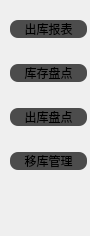
     <widget class="QWidget" name="page_9">
      <property name="geometry">
       <rect>
        <x>0</x>
        <y>0</y>
        <width>90</width>
        <height>236</height>
       </rect>
      </property>
      <attribute name="icon">
       <iconset>
        <selectedon>:/toolbox图标/homework.ico</selectedon>
       </iconset>
      </attribute>
      <attribute name="label">
       <string> 仓库作业</string>
      </attribute>
      <widget class="QWidget" name="verticalLayoutWidget_3">
       <property name="geometry">
        <rect>
         <x>10</x>
         <y>0</y>
         <width>77</width>
         <height>191</height>
        </rect>
       </property>
       <layout class="QVBoxLayout" name="verticalLayout_16">
        <item>
         <widget class="QPushButton" name="pushButton_27">
          <property name="styleSheet">
           <string notr="true">QPushButton{ 
background-color: rgb(76, 76, 76);
	font: 9pt &quot;微软雅黑&quot;;
border-radius: 8px;
border-style: outset;
}
QPushButton:hover{
background-color:rgb(117, 117, 117);
}
QPushButton:pressed{
background-color: rgb(35, 35, 35);
}</string>
          </property>
          <property name="text">
           <string>出库报表</string>
          </property>
          <property name="flat">
           <bool>true</bool>
          </property>
         </widget>
        </item>
        <item>
         <widget class="QPushButton" name="pushButton_26">
          <property name="styleSheet">
           <string notr="true">QPushButton{ 
background-color: rgb(76, 76, 76);
	font: 9pt &quot;微软雅黑&quot;;
border-radius: 8px;
border-style: outset;
}
QPushButton:hover{
background-color:rgb(117, 117, 117);
}
QPushButton:pressed{
background-color: rgb(35, 35, 35);
}</string>
          </property>
          <property name="text">
           <string>库存盘点</string>
          </property>
          <property name="default">
           <bool>false</bool>
          </property>
          <property name="flat">
           <bool>true</bool>
          </property>
         </widget>
        </item>
        <item>
         <widget class="QPushButton" name="pushButton_29">
          <property name="styleSheet">
           <string notr="true">QPushButton{ 
background-color: rgb(76, 76, 76);
	font: 9pt &quot;微软雅黑&quot;;
border-radius: 8px;
border-style: outset;
}
QPushButton:hover{
background-color:rgb(117, 117, 117);
}
QPushButton:pressed{
background-color: rgb(35, 35, 35);
}</string>
          </property>
          <property name="text">
           <string>出库盘点</string>
          </property>
          <property name="default">
           <bool>false</bool>
          </property>
          <property name="flat">
           <bool>true</bool>
          </property>
         </widget>
        </item>
        <item>
         <widget class="QPushButton" name="pushButton_32">
          <property name="styleSheet">
           <string notr="true">QPushButton{ 
background-color: rgb(76, 76, 76);
	font: 9pt &quot;微软雅黑&quot;;
border-radius: 8px;
border-style: outset;
}
QPushButton:hover{
background-color:rgb(117, 117, 117);
}
QPushButton:pressed{
background-color: rgb(35, 35, 35);
}</string>
          </property>
          <property name="text">
           <string>移库管理</string>
          </property>
          <property name="default">
           <bool>false</bool>
          </property>
          <property name="flat">
           <bool>true</bool>
          </property>
         </widget>
        </item>
       </layout>
      </widget>
     </widget>
